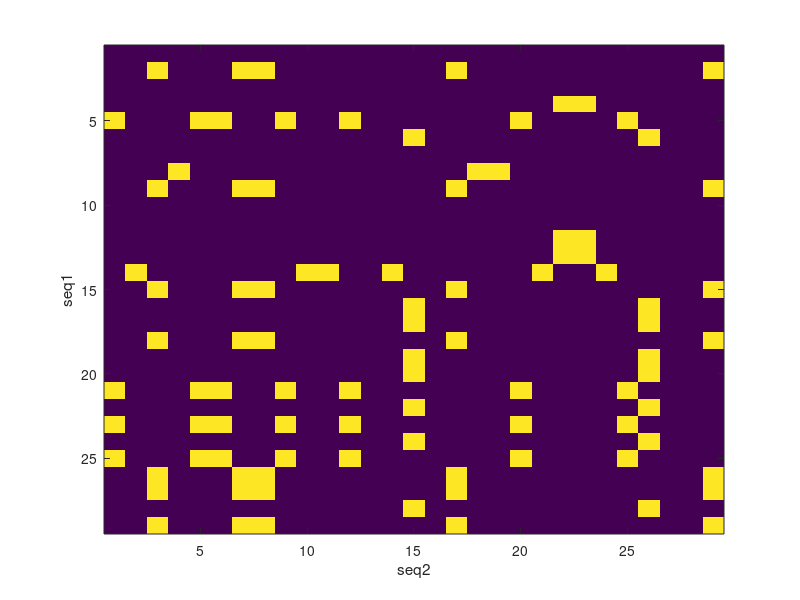

This chart was generated by the following MATLAB code:

clear all;
clc

seq1='HSNGPTDLSMKGGASTTSTTPTPTPSSTS';
seq2='PASLPPSSPAAPIATFSLLPAGGAPTVFS';

A=zeros(length(seq1),length(seq2));

for i=1:length(seq1)
    for j=1:length(seq2)
        if (seq1(i) == seq2(j)) 
            A(i,j)=1;
        end
    end
end


imagesc(A);



xlabel("seq2");
ylabel("seq1");








